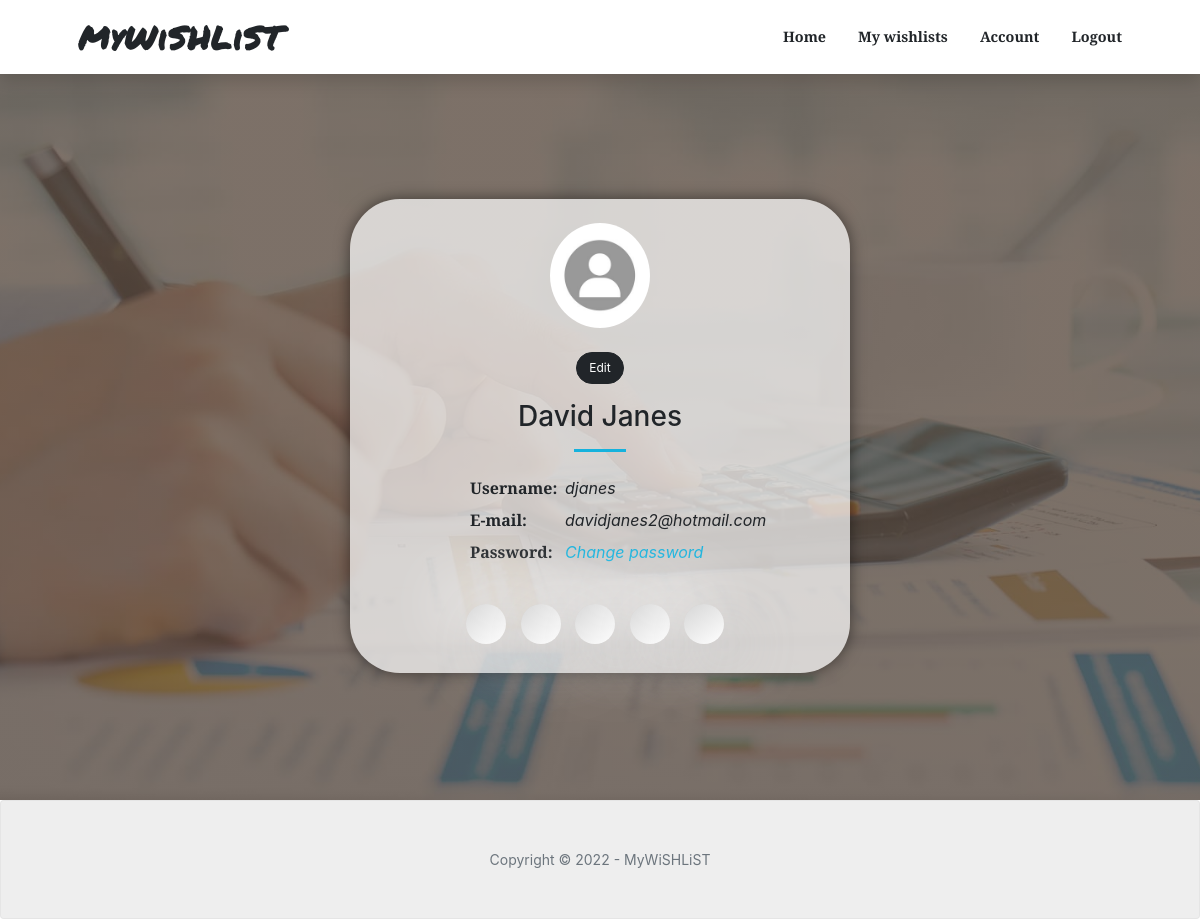
The app's page /account/ (signed in) with its own data.
### account/models.py (models this page shows, shortened)
class Account(models.Model):
    user = models.OneToOneField(User, on_delete=models.CASCADE, null=True, blank=True)
    name = models.CharField(max_length=200, null=True, blank=True)
    username = models.CharField(max_length=200, null=True, blank=True, unique=True)
    email = models.EmailField(max_length=200, null=True, blank=True, unique=True)
    created = models.DateTimeField(auto_now_add=True)
    id = models.UUIDField(default=uuid.uuid4, unique=True, primary_key=True, editable=False)

### account/views.py (the view, shortened to what this page needs)
# urls.py: path('account/', views.account_view, name="account"),
@login_required(login_url="login")
def account_view(request):
    account = request.user.account
    form = AccountForm(instance=account)
    context = {
        'account': account,
        'form': form
    }
    return render (request, 'account/account.html', context)

### account/templates/account/account.html (shortened to what this page needs)
{% extends 'main.html' %}
{% load static %}
{% block content %}
<header class="masthead-custom">
    <div class="container px-4 px-lg-5 h-100">
        <div class="row gx-4 gx-lg-5 h-100 align-items-center justify-content-center text-center">
            <div class="card-account p-4 py-4">
                <div class="text-center">
                    <div>
                        <img src="{% static 'images/profile.jpg' %}" width="100" class="rounded-circle">
                    </div>
                    <div id="displayDIV" class="px-4 px-lg-5 py-2" style="display: block;">
                    <button class="btn btn-dark fs-8 mt-3" type="button" onclick="editDIV()">Edit</button>
                        {% if not account.user.first_name and not account.user.last_name %}
                        <h3 class="mt-3">Full Name</h3>
                        {% else %}
                        <h3 class="mt-3">{{account.name}}</h3>
                        {% endif %}
                        <hr class="divider mt-3" />
                        <div class="row">
                            <div class="col-3 text-start ms-5">
                                <p class="fs-6 fw-bold">Username:</p>
                            </div>
                            <div class="col-7 text-start me-2">
                                <p class="fs-6 fst-italic">{{account.username}}</p>
                            </div>
                            <div class="col-3 text-start ms-5">
                                <p class="fs-6 fw-bold">E-mail:</p>
                            </div>
                            <div class="col-7 text-start me-2">
                                <p class="fs-6 fst-italic">{{account.email}}</p>
                            </div>
                            <div class="col-3 text-start ms-5">
                                <p class="fs-6 fw-bold">Password:</p>
                            </div>
                            <div class="col-7 text-start me-2">
                                <a href="{% url 'password_change' %}"><p class="fs-6 fst-italic">Change password</p></a>
                            </div>
                        </div>
                    </div>
                    <div class="social-buttons mt-4">
                        <button class="neo-button">
                        </button>
                        <button class="neo-button">
                        </button>
                        <button class="neo-button">
                        </button>
                        <button class="neo-button">
                        </button>
                        <button class="neo-button">
                        </button>
                    </div>
                </div>
            </div>
        </div>
    </div>
</header>
{% endblock content %}

### records on screen
Account: name "David Janes", username "djanes", email "davidjanes2@hotmail.com"
